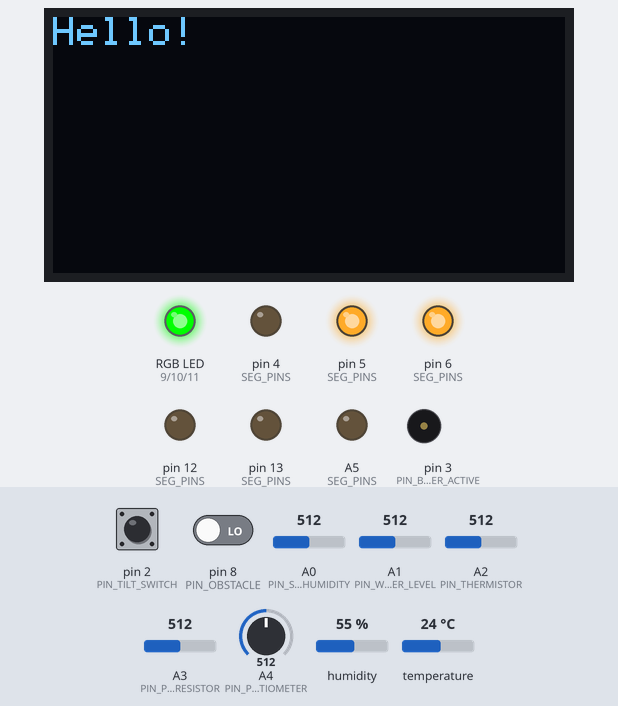
A sketch run on a simulated Arduino Uno, built with avr-gcc and run on an emulated ATmega328P. Parts: 128×64 one-colour display, an RGB LED mixed from three pins (HIGH = lit), output pins drawn as LEDs (lit = HIGH), buzzer (waves = sounding). Dashed ring = blinking. The inputs (shaded band) are chosen by the test bench; at power-on: pin 2 (PIN_TILT_SWITCH) HIGH, temperature 24 °C, A4 (PIN_POTENTIOMETER) = 512, A1 (PIN_WATER_LEVEL) = 512, A2 (PIN_THERMISTOR) = 512, pin 8 (PIN_OBSTACLE) LOW, A0 (PIN_SOIL_HUMIDITY) = 512, A3 (PIN_PHOTORESISTOR) = 512, humidity 55 %. Dim RGB values are drawn brighter than linear; what the sketch prints to the serial monitor is not drawn.

Above: at 4.2 s.
4.3 s: pin 2 (PIN_TILT_SWITCH) pulled LOW for 2.35 s
At 4.53 s:
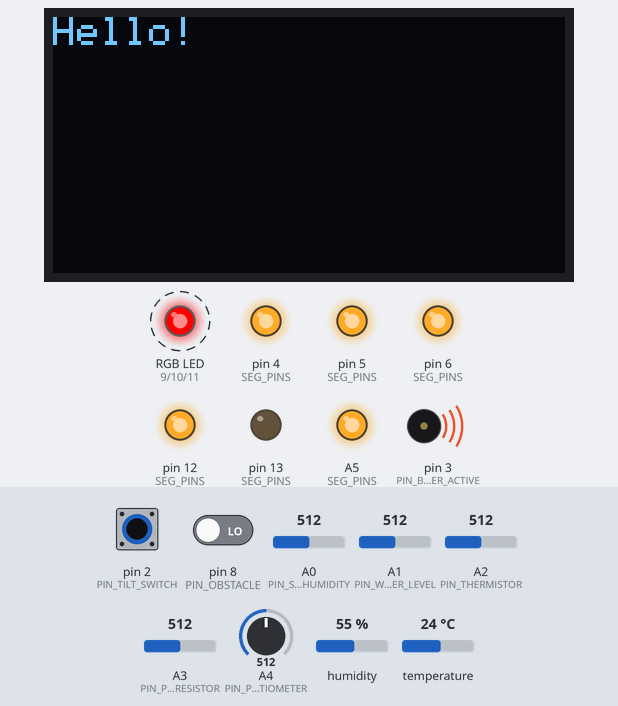
8.1 s: temperature set to 12 °C
At 14.52 s:
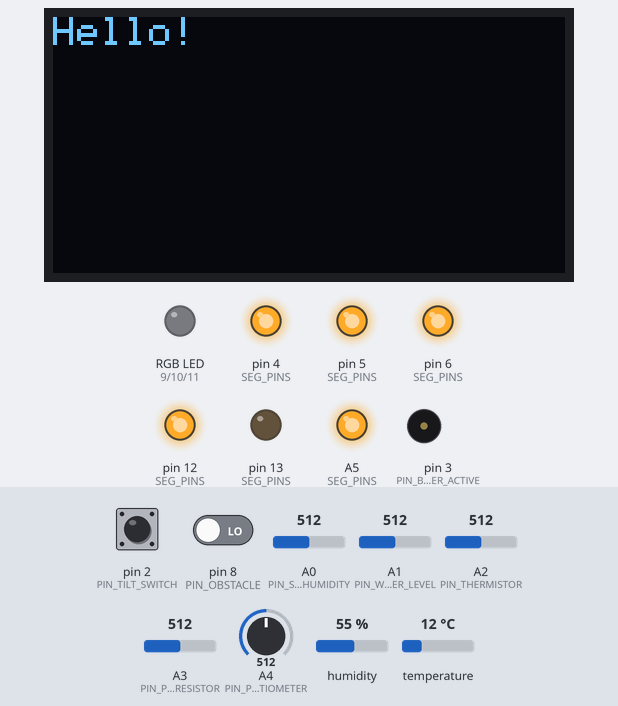
14.6 s: A4 (PIN_POTENTIOMETER) set to 306
At 20.96 s:
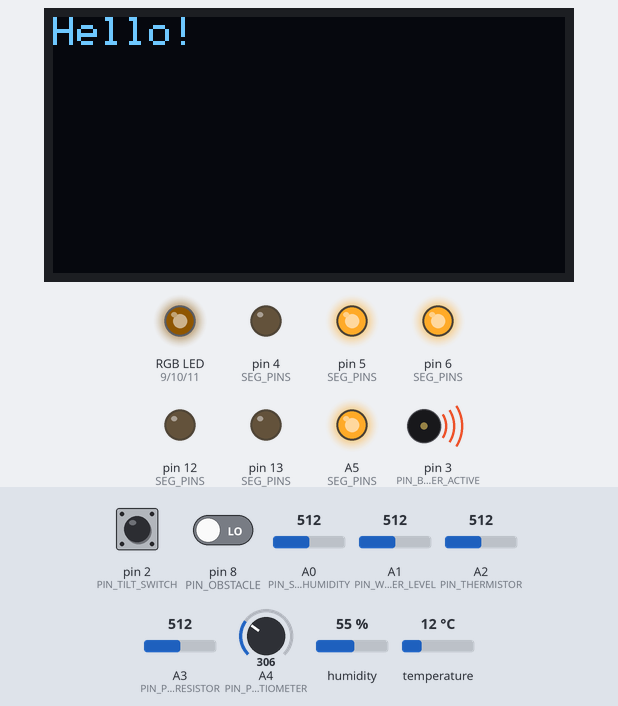
21.1 s: A1 (PIN_WATER_LEVEL) set to 50
At 21.5 s:
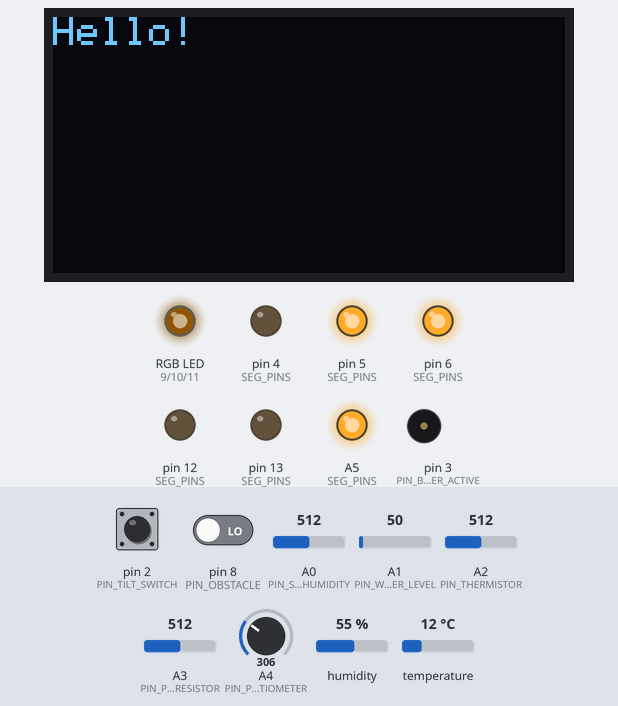
24.2 s: A2 (PIN_THERMISTOR) set to 425
30.0 s: A2 (PIN_THERMISTOR) set to 390
Timing chart, 0 to 33.0 s (numbered marks = the images above; inputs shaded):
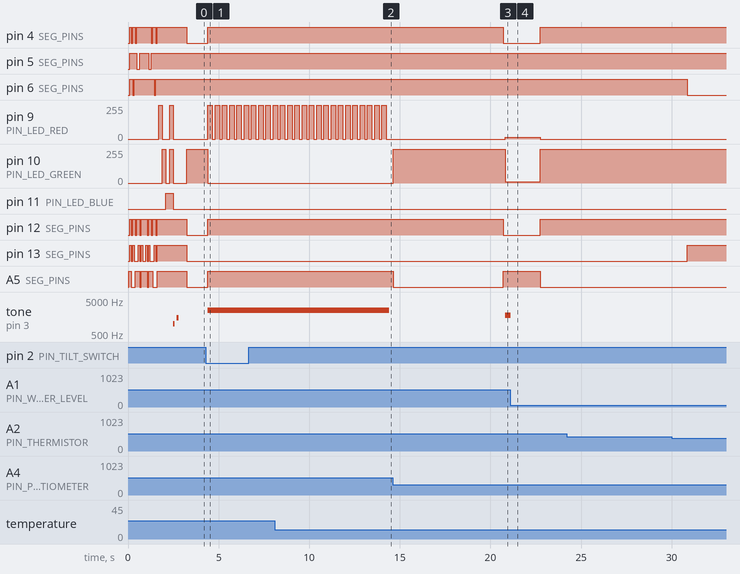

The sketch:

GeoSense_Africa_TEST.ino
```cpp
// ============================================================
//  GEO-SENSE AFRICA — FINAL OPTIMIZED & DEBUG VERSION (v1.2)
//  Hardware: LAFVIN R3 (Arduino Uno compatible)
//
//  How to test:
//  1. Open Serial Monitor (9600 baud) BEFORE uploading
//  2. Upload this code
//  3. Watch the Serial Monitor — it will tell you exactly what is happening
//  4. Tilt the switch only when you want a landslide alert
//
//  Dependencies: DHT sensor library by Adafruit
// ============================================================

#include <DHT.h>
#include <Wire.h>
#include <Adafruit_GFX.h>
#include <Adafruit_SSD1306.h>

// ── PIN DEFINITIONS ─────────────────────────────────────────
#define PIN_SOIL_HUMIDITY   A0
#define PIN_WATER_LEVEL     A1
#define PIN_THERMISTOR      A2
#define PIN_PHOTORESISTOR   A3
#define PIN_POTENTIOMETER   A4

#define PIN_DHT11           7
#define PIN_OBSTACLE        8
#define PIN_TILT_SWITCH     2     // INT0

#define PIN_BUZZER_ACTIVE   3
#define PIN_LED_RED         9
#define PIN_LED_GREEN       10
#define PIN_LED_BLUE        11

// 7-Segment (common cathode, G segment not connected)
#define SEG_A  4
#define SEG_B  5
#define SEG_C  6
#define SEG_D  12
#define SEG_E  13
#define SEG_F  A5

// 0.96in OLED (I2C)
#define SCREEN_WIDTH 128
#define SCREEN_HEIGHT 64

// ── CONSTANTS ───────────────────────────────────────────────
#define DHT_TYPE            DHT11
#define SAMPLE_INTERVAL_MS  2000      // Fast enough for real-time feel
#define EMA_ALPHA           0.3f
#define HYSTERESIS_COUNT    3
#define THERMISTOR_NOMINAL  10000
#define SERIES_RESISTOR     10000
#define BCOEFFICIENT        3950
#define TEMP_NOMINAL        25

#define RISK_GREEN_MAX      3
#define RISK_AMBER_MAX      6
#define RISK_RED_MIN        7

#define W_SOIL              0.30f
#define W_WATER             0.35f
#define W_TILT              0.25f
#define W_TEMP              0.10f

#define FREQ_LANDSLIDE      2500
#define FREQ_FLOOD          1800
#define FREQ_DROUGHT        800

// ── GLOBALS ─────────────────────────────────────────────────
DHT dht(PIN_DHT11, DHT_TYPE);

float ema_soil  = 0.0f;
float ema_water = 0.0f;
float ema_tilt  = 0.0f;
float ema_temp  = 0.0f;

int   alert_count = 0;
volatile bool tilt_triggered = false;
volatile unsigned long last_tilt_time = 0;   // For debounce

unsigned long last_sample_ms = 0;

Adafruit_SSD1306 display(SCREEN_WIDTH, SCREEN_HEIGHT, &Wire, -1); // for I2C OLED, no reset pin

// ── 7-SEGMENT LOOKUP TABLE ───────────────────────────────
const byte SEG_DIGITS[10] = {
  0b111111, // 0
  0b011000, // 1
  0b110110, // 2
  0b111100, // 3
  0b011001, // 4
  0b101101, // 5
  0b101111, // 6
  0b111000, // 7
  0b111111, // 8
  0b111101  // 9
};

const int SEG_PINS[6] = {SEG_A, SEG_B, SEG_C, SEG_D, SEG_E, SEG_F};

// ── INTERRUPT SERVICE ROUTINE (with debounce) ─────────────
void LANDSLIDE_ISR() {
  unsigned long current = millis();
  if (current - last_tilt_time > 100) {        // 100ms debounce
    tilt_triggered = true;
    last_tilt_time = current;
  }
}

// ── SSD1306 OLED INITIALIZATION ───────────────────────────────
//void initOLED() {
//}


// ── SETUP ─────────────────────────────────────────────────
void setup() {
  Serial.begin(9600);
  Serial.println(F("=== GEO-SENSE AFRICA FINAL v1.2 ==="));
  Serial.println(F("Serial debug ENABLED - watch this window!"));
  Serial.println(F("Initialising..."));

  dht.begin();

  pinMode(PIN_OBSTACLE, INPUT);
  pinMode(PIN_TILT_SWITCH, INPUT_PULLUP);
  attachInterrupt(digitalPinToInterrupt(PIN_TILT_SWITCH), LANDSLIDE_ISR, FALLING);

  pinMode(PIN_BUZZER_ACTIVE, OUTPUT);
  pinMode(PIN_LED_RED, OUTPUT);
  pinMode(PIN_LED_GREEN, OUTPUT);
  pinMode(PIN_LED_BLUE, OUTPUT);

  for (int i = 0; i < 6; i++) {
    pinMode(SEG_PINS[i], OUTPUT);
    digitalWrite(SEG_PINS[i], LOW);
  }

  // Initialize OLED (optional, can be removed if not used)
  // initOLED();
  Wire.begin();

  display.begin(SSD1306_SWITCHCAPVCC, 0x3C);
  display.clearDisplay();

  display.setTextSize(1);
  display.setTextColor(SSD1306_WHITE);
  display.setCursor(0,0);
  display.println("Hello!");
  display.display();

  // Boot animation
  for (int d = 0; d <= 9; d++) { displayDigit(d); delay(80); }
  for (int d = 9; d >= 0; d--) { displayDigit(d); delay(80); }

  setRGB(255,0,0);   delay(200);
  setRGB(0,255,0);   delay(200);
  setRGB(0,0,255);   delay(200);
  setRGB(255,255,255); delay(200);
  setRGB(0,0,0);

  tone(PIN_BUZZER_ACTIVE, 1000, 100); delay(200);
  tone(PIN_BUZZER_ACTIVE, 1500, 100); delay(300);
  noTone(PIN_BUZZER_ACTIVE);

  displayDigit(0);
  Serial.println(F("SYSTEM READY - Monitoring started"));
  Serial.println(F("--------------------------------------------------"));
}

// ── MAIN LOOP ─────────────────────────────────────────────
void loop() {
  // ── FULL SERIAL DEBUG AT START OF EVERY CYCLE ─────────
  Serial.println(F("=== LOOP CYCLE START ==="));
  Serial.print(F("tilt_triggered flag: ")); Serial.println(tilt_triggered ? F("YES") : F("NO"));

  // ── PRIORITY 1: LANDSLIDE ALERT ───────────────────────
  if (tilt_triggered) {
    Serial.println(F("!!! LANDSLIDE INTERRUPT DETECTED !!!"));
    triggerLandslideAlert();
    tilt_triggered = false;
    alert_count = 0;
    Serial.println(F("Landslide alert finished - returning to normal loop"));
    return;
  }

  // ── TIMED SENSOR SAMPLING ─────────────────────────────
  unsigned long now = millis();
  if (now - last_sample_ms < SAMPLE_INTERVAL_MS) return;
  last_sample_ms = now;

  // ── READ ALL SENSORS ──────────────────────────────────
  int raw_soil = analogRead(PIN_SOIL_HUMIDITY);
  float soil_pct = map(raw_soil, 1023, 300, 0, 100);
  soil_pct = constrain(soil_pct, 0, 100);

  int raw_water = analogRead(PIN_WATER_LEVEL);
  float water_pct = map(raw_water, 0, 700, 0, 100);
  water_pct = constrain(water_pct, 0, 100);

  bool obstacle_detected = (digitalRead(PIN_OBSTACLE) == LOW);
  if (obstacle_detected) water_pct = min(100.0f, water_pct + 15.0f);

  float air_temp = dht.readTemperature();
  float air_humidity = dht.readHumidity();
  if (isnan(air_temp)) air_temp = 28.0f;
  if (isnan(air_humidity)) air_humidity = 60.0f;

  int raw_therm = analogRead(PIN_THERMISTOR);
  float resistance = SERIES_RESISTOR * ((1023.0f / raw_therm) - 1.0f);
  float steinhart = log(resistance / THERMISTOR_NOMINAL);
  steinhart /= BCOEFFICIENT;
  steinhart += 1.0f / (TEMP_NOMINAL + 273.15f);
  float soil_temp = (1.0f / steinhart) - 273.15f;
  if (soil_temp < -20 || soil_temp > 80) soil_temp = 25.0f;

  float temp_delta = fabs(air_temp - soil_temp);
  float temp_pct = constrain(map((int)temp_delta, 0, 15, 0, 100), 0, 100);

  int raw_pot = analogRead(PIN_POTENTIOMETER);
  float sensitivity = map(raw_pot, 0, 1023, 50, 200) / 100.0f;

  bool current_tilt = (digitalRead(PIN_TILT_SWITCH) == LOW);
  float tilt_pct = current_tilt ? 100.0f : 0.0f;

  int raw_photo = analogRead(PIN_PHOTORESISTOR);
  float solar_pct = map(raw_photo, 0, 1023, 0, 100);

  // ── EMA FILTERING ─────────────────────────────────────
  ema_soil  = EMA_ALPHA * soil_pct  + (1.0f - EMA_ALPHA) * ema_soil;
  ema_water = EMA_ALPHA * water_pct + (1.0f - EMA_ALPHA) * ema_water;
  ema_tilt  = EMA_ALPHA * tilt_pct  + (1.0f - EMA_ALPHA) * ema_tilt;
  ema_temp  = EMA_ALPHA * temp_pct  + (1.0f - EMA_ALPHA) * ema_temp;

  // ── RISK CALCULATION ──────────────────────────────────
  float weighted = (ema_soil * W_SOIL) + (ema_water * W_WATER) +
                   (ema_tilt * W_TILT) + (ema_temp * W_TEMP);
  weighted = weighted * sensitivity;
  weighted = constrain(weighted, 0.0f, 100.0f);

  int risk_index = (int)map((int)weighted, 0, 100, 0, 9);

  // ── SERIAL DATA DUMP ──────────────────────────────────
  Serial.print(F("Soil Moisture: ")); Serial.print(ema_soil, 1); Serial.println(F("% (0=dry,100=wet)"));
  Serial.print(F("Water Level:   ")); Serial.print(ema_water, 1); Serial.println(F("%"));
  Serial.print(F("Tilt:          ")); Serial.println(current_tilt ? F("TILTED") : F("stable"));
  Serial.print(F("Temp Delta:    ")); Serial.print(temp_delta, 1); Serial.println(F("°C"));
  Serial.print(F("Sensitivity:   ")); Serial.print(sensitivity, 2); Serial.println(F("x"));
  Serial.print(F("WEIGHTED RISK: ")); Serial.print(weighted, 1); Serial.print(F("/100  →  INDEX: "));
  Serial.println(risk_index);

  // ── DISPLAY RISK ──────────────────────────────────────
  displayDigit(risk_index);

  // ── HYSTERESIS & HAZARD TYPE ──────────────────────────
  if (risk_index >= RISK_RED_MIN) alert_count++;
  else alert_count = max(0, alert_count - 1);

  bool flood_dominant   = (ema_water > ema_soil && ema_water > 60);
  bool drought_dominant = (ema_soil < 30.0f && ema_water < 30.0f);

  // ── OUTPUTS ───────────────────────────────────────────
  if (risk_index <= RISK_GREEN_MAX) {
    setRGB(0, 255, 0);
    noTone(PIN_BUZZER_ACTIVE);
    Serial.println(F("STATUS: NOMINAL ✓"));
  }
  else if (risk_index <= RISK_AMBER_MAX) {
    pulseAmber();
    if (drought_dominant) {
      tone(PIN_BUZZER_ACTIVE, FREQ_DROUGHT, 200);
      delay(200);
      noTone(PIN_BUZZER_ACTIVE);
    } else if (flood_dominant) {
      tone(PIN_BUZZER_ACTIVE, FREQ_FLOOD, 300);
      delay(300);
      noTone(PIN_BUZZER_ACTIVE);
    }
    Serial.println(F("STATUS: WARNING ⚠"));
  }
  else {
    if (alert_count >= HYSTERESIS_COUNT) {
      triggerCriticalAlert(flood_dominant, drought_dominant);
      Serial.println(F("STATUS: CRITICAL ALERT !!!"));
    } else {
      setRGB(255, 50, 0);
      Serial.print(F("STATUS: PRE-ALERT (count="));
      Serial.print(alert_count);
      Serial.println(F(")"));
    }
  }

  if (drought_dominant) {
    Serial.print(F("DROUGHT WARNING: Wilting risk = "));
    Serial.print(100.0f - ema_soil, 1);
    Serial.println(F("%"));
  }

  Serial.println(F("=== LOOP CYCLE END ===\n"));
}

// ── ALERT FUNCTIONS ───────────────────────────────────────
void triggerLandslideAlert() {
  Serial.println(F("!!! LANDSLIDE ALERT ACTIVE !!!"));
  displayDigit(9);

  for (int i = 0; i < 25; i++) {
    tone(PIN_BUZZER_ACTIVE, FREQ_LANDSLIDE);
    setRGB(255, 0, 0);
    delay(250);
    setRGB(0, 0, 0);
    delay(150);
  }
  noTone(PIN_BUZZER_ACTIVE);
  setRGB(0, 0, 0);
  displayDigit(9);
}

void triggerCriticalAlert(bool flood, bool drought) {
  noTone(PIN_BUZZER_ACTIVE);   // safety
  if (flood) {
    setRGB(0, 0, 255);
    tone(PIN_BUZZER_ACTIVE, FREQ_FLOOD, 500);
    delay(500);
    setRGB(0, 80, 180);
    delay(300);
  } else {
    setRGB(255, 0, 0);
    tone(PIN_BUZZER_ACTIVE, FREQ_LANDSLIDE, 300);
    delay(300);
    setRGB(0, 0, 0);
    delay(150);
    setRGB(255, 0, 0);
    delay(300);
  }
  noTone(PIN_BUZZER_ACTIVE);
}

void pulseAmber() {
  for (int b = 0; b <= 255; b += 20) {
    setRGB(b, (int)(b * 0.65f), 0);
    delay(4);
  }
  for (int b = 255; b >= 0; b -= 20) {
    setRGB(b, (int)(b * 0.65f), 0);
    delay(4);
  }
}

// ── HELPERS ───────────────────────────────────────────────
void setRGB(int r, int g, int b) {
  analogWrite(PIN_LED_RED,   r);
  analogWrite(PIN_LED_GREEN, g);
  analogWrite(PIN_LED_BLUE,  b);
}

void displayDigit(int d) {
  if (d < 0 || d > 9) d = 0;
  byte pattern = SEG_DIGITS[d];
  for (int i = 0; i < 6; i++) {
    digitalWrite(SEG_PINS[i], (pattern >> (5 - i)) & 0x01);
  }
}

// ── END OF FILE ───────────────────────────────────────────
// GEO-SENSE AFRICA v1.2 — FINAL VERSION
// Open Serial Monitor (9600) to see exactly what the board is doing.
```

Measured:
- after the input at 4.3 s, pin 4 (SEG_PINS): LOW → HIGH after 0.11 s instead of 0.96 s; pin 6 (SEG_PINS): stays HIGH (without the input it goes to LOW after 0.96 s)
- after the input at 14.6 s, pin 5 (SEG_PINS): stays HIGH (without the input it goes to LOW after 4.1 s); pin 9 (PIN_LED_RED): 0/255 → 15/255 after 6.2 s instead of 2.2 s
- after the input at 21.1 s, pin 4 (SEG_PINS), pin 12 (SEG_PINS): LOW → HIGH after 1.7 s; pin 9 (PIN_LED_RED): 15/255 → 0/255 after 1.7 s; pin 10 (PIN_LED_GREEN): 9/255 → 255/255 after 1.7 s; A5 (SEG_PINS): HIGH → LOW after 1.7 s; tone on pin 3 (PIN_BUZZER_ACTIVE): goes on until 21.1 s, then stays silent
- after the input at 24.2 s, every drawn part: stays the same
